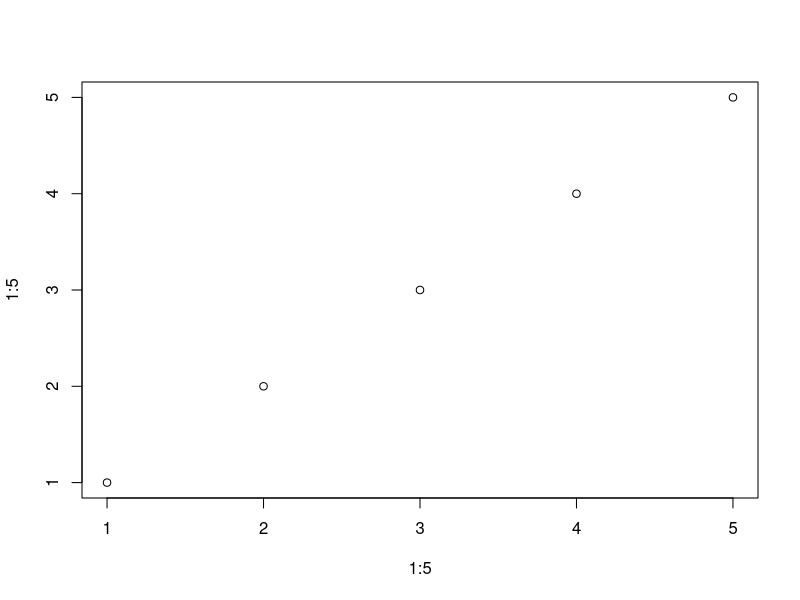
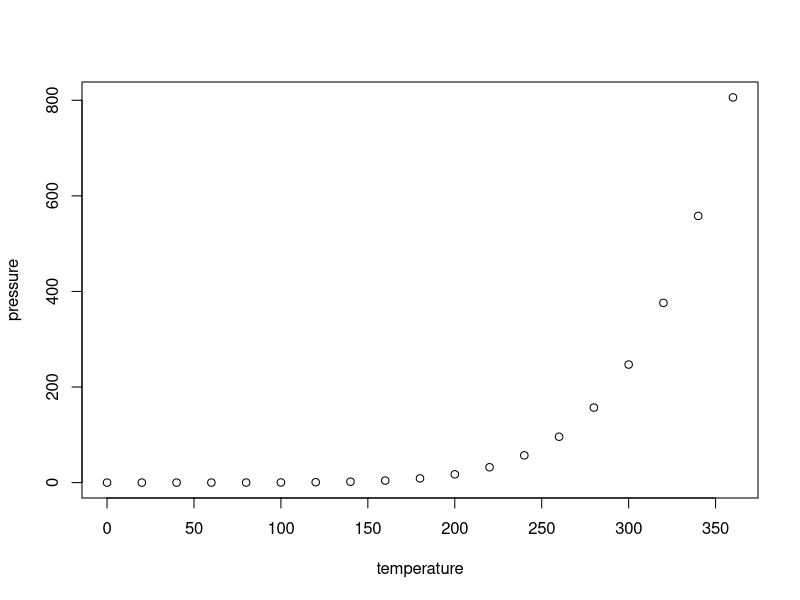

These figures' R source, in order:
## ---- chunk 1
knitr::opts_chunk$set(echo = TRUE)
## ---- chunk 2
summary(cars)
plot(1:5, 1:5)
## ---- chunk 3
plot(pressure)
